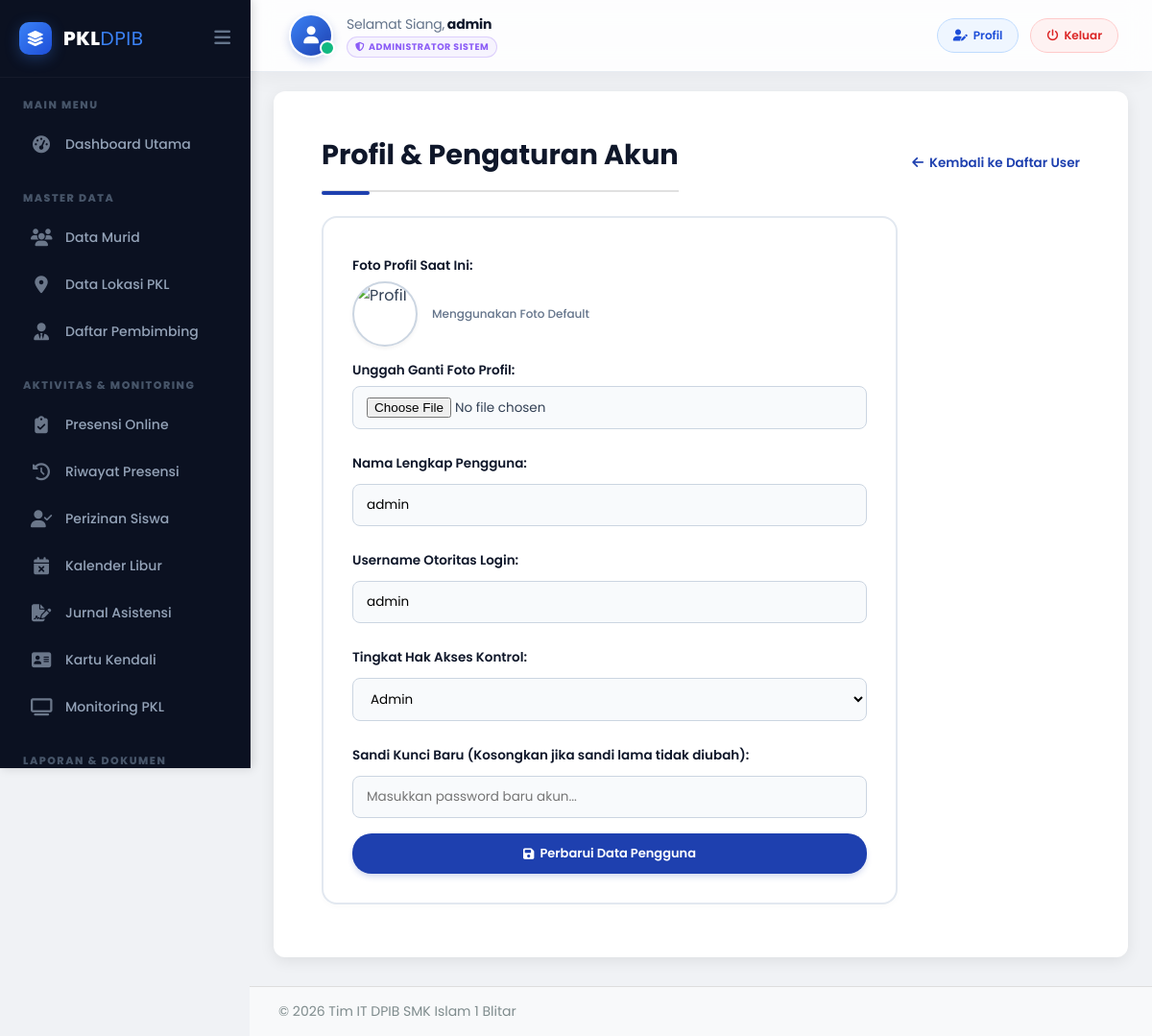
The page /admin/user-edit.php?id=1 (signed in) on the database its author committed.
### tables this page shows
CREATE TABLE `users` (
  `id` int(11) NOT NULL,
  `username` varchar(50) NOT NULL,
  `full_name` varchar(100) DEFAULT NULL,
  `password` varchar(255) NOT NULL,
  `role` enum('admin','pembimbing','user') NOT NULL DEFAULT 'user',
  `profile_photo` varchar(255) DEFAULT NULL
);

### admin/user-edit.php (the view, shortened to what this page needs)
<?php
include '../config/db-koneksi.php';
$user_id = isset($_GET['id']) ? (int)$_GET['id'] : 0;
$user_data = null;
$upload_dir = '../uploads/profiles/';
if ($user_id > 0) {
    $user_stmt = $koneksi->prepare("SELECT id, username, full_name, role, profile_photo FROM users WHERE id = ?");
    $user_stmt->bind_param("i", $user_id);
    $user_stmt->execute();
    $result = $user_stmt->get_result();
    $user_data = $result->fetch_assoc();
}
?>
<!DOCTYPE html>
<html lang="id">
<head>
    <link rel="stylesheet" href="../css/style.css">
    <link rel="stylesheet" href="https://cdnjs.cloudflare.com/ajax/libs/font-awesome/6.5.2/css/all.min.css">
</head>
<body class="admin-body">
<?php include 'panel/sidebar.php'; ?>
<div class="main-content-wrapper">
    <?php include 'panel/navbar.php'; ?>
    <div class="admin-main-content">
        <div class="page-header-controls">
            <h1>Profil & Pengaturan Akun</h1>
            <?php if ($user_level === 'admin'): ?>
                <a href="user-list.php" class="btn-back-link">
                    <i class="fas fa-arrow-left"></i> Kembali ke Daftar User
                </a>
            <?php else: ?>
                <a href="dashboard.php" class="btn-back-link">
                    <i class="fas fa-arrow-left"></i> Kembali ke Dashboard
                </a>
            <?php endif; ?>
        </div>
        <?php if ($user_data): ?>
        <div class="form-edit-container">
            <form method="POST" enctype="multipart/form-data" style="box-shadow: none; max-width: 100%; margin: 0; padding: 0;">
                <label>Foto Profil Saat Ini:</label>
                <div class="profile-preview">
                    <?php $src = !empty($user_data['profile_photo']) ? $upload_dir . $user_data['profile_photo'] : '../img/default-profile.png'; ?>
                    <img src="<?php echo $src; ?>" alt="Profil">
                    <span style="font-size: 12px; color: #64748b; font-weight: 500;"><?php echo $user_data['profile_photo'] ? htmlspecialchars($user_data['profile_photo']) : 'Menggunakan Foto Default'; ?></span>
                </div>
                <label for="profile_photo">Unggah Ganti Foto Profil:</label>
                <input type="file" id="profile_photo" name="profile_photo" accept="image/*">
                <label for="full_name">Nama Lengkap Pengguna:</label>
                <input type="text" id="full_name" name="full_name" value="<?php echo htmlspecialchars($user_data['full_name']); ?>" required>
                <label for="username">Username Otoritas Login:</label>
                <input type="text" id="username" name="username" value="<?php echo htmlspecialchars($user_data['username']); ?>" required>
                <?php if ($user_level === 'admin'): ?>
                    <label for="role">Tingkat Hak Akses Kontrol:</label>
                    <select id="role" name="role" required>
                        <option value="admin" <?php echo ($user_data['role'] == 'admin') ? 'selected' : ''; ?>>Admin</option>
                    </select>
                <?php else: ?>
                    <input type="hidden" name="role" value="<?php echo htmlspecialchars($user_data['role']); ?>">
                <?php endif; ?>
                <label for="password_new">Sandi Kunci Baru (Kosongkan jika sandi lama tidak diubah):</label>
                <input type="password" id="password_new" name="password_new" placeholder="Masukkan password baru akun...">
                <button type="submit" class="btn-submit-save">
                    <i class="fas fa-save"></i> Perbarui Data Pengguna
                </button>
            </form>
        </div>
        <?php endif; ?>
    </div>
</div>
<?php include 'panel/footer.php'; ?>
</body>
</html>

### css/style.css (style rules this page uses)
html { scroll-behavior: smooth; }
body { font-family: 'Poppins', sans-serif; background-color: #f0f2f5; padding: 0; margin: 0; }
h1 { color: #2c3e50; font-weight: 700; font-size: 28px; border-bottom: 2px solid #e0e0e0; padding-bottom: 15px; margin-bottom: 25px; padding-left: 5%; padding-right: 5%; }
form { padding: 30px 40px; background: #ffffff; border-radius: 12px; box-shadow: 0 8px 20px rgba(0, 0, 0, 0.1); width: 100%; max-width: none; margin: 0; }
form label { display: block; margin-top: 10px; font-weight: 600; color: #34495e; }
form input[type="text"], form input[type="email"], form input[type="number"], form input[type="password"], form select { width: 100%; padding: 10px 15px; margin-top: 5px; margin-bottom: 15px; border: 1px solid #ced4da; border-radius: 6px; box-sizing: border-box; background-color: #f8f9fa; transition: border-color 0.2s; }
form button { background-color: #007bff; color: white; padding: 12px 20px; border: none; border-radius: 6px; cursor: pointer; font-size: 16px; font-weight: 600; transition: background-color 0.2s; box-shadow: 0 4px 10px rgba(0, 123, 255, 0.3); }
form { padding: 30px 40px; background: #ffffff; border-radius: 12px; box-shadow: 0 8px 20px rgba(0, 0, 0, 0.1); width: 100%; max-width: 90%; margin: 0 auto; }
.admin-body { display: flex; font-family: 'Poppins', sans-serif; background-color: #f0f2f5; min-height: 100vh; }
.main-content-wrapper { flex-grow: 1; display: flex; flex-direction: column; }
.admin-main-content { padding: 20px; flex-grow: 1; }
.admin-main-content h1 { font-size: 24px; padding-left: 0; padding-right: 0; margin-bottom: 20px; }

### admin/user-edit.php (style rules this page uses)
:root { --mantap-blue-dark: #0f172a; --mantap-blue-main: #1e40af; --mantap-blue-light: #3b82f6; --mantap-blue-soft: #eff6ff; }
body { font-family: 'Poppins', sans-serif; background-color: #f8fafc; color: #334155; margin: 0; overflow-x: hidden !important; }
.main-content-wrapper { max-width: 100% !important; width: 100% !important; box-sizing: border-box !important; }
.admin-main-content { padding: 20px 25px 30px 25px !important; box-sizing: border-box !important; width: 100% !important; }
.page-header-controls { display: flex; justify-content: space-between; align-items: center; margin-bottom: 25px; width: 100%; flex-wrap: wrap; gap: 15px; }
.page-header-controls h1 { font-weight: 700; color: #0f172a; font-size: 1.8rem; margin: 0; position: relative; }
.page-header-controls h1::after { content: ''; position: absolute; left: 0; bottom: -5px; width: 50px; height: 4px; background: var(--mantap-blue-main); border-radius: 2px; }
.btn-back-link { color: var(--mantap-blue-main); text-decoration: none; font-weight: 600; font-size: 13.5px; display: inline-flex; align-items: center; gap: 6px; }
.form-edit-container { background-color: white; padding: 30px; border-radius: 16px; max-width: 600px; width: 100%; border: 2px solid #e2e8f0; box-sizing: border-box; box-shadow: 0 4px 6px -1px rgba(0, 0, 0, 0.02); }
.form-edit-container label { display: block; margin-bottom: 6px; font-weight: 600; font-size: 13.5px; color: #0f172a; text-align: left; }
.form-edit-container input[type="text"], .form-edit-container input[type="password"], .form-edit-container input[type="file"], .form-edit-container select { width: 100%; padding: 11px 14px; margin-bottom: 16px; border: 1px solid #cbd5e1; border-radius: 8px; font-family: 'Poppins', sans-serif; font-size: 13.5px; box-sizing: border-box; background-color: #f8fafc; }
.profile-preview { display: flex; align-items: center; gap: 15px; margin-bottom: 15px; text-align: left; }
.profile-preview img { width: 64px; height: 64px; border-radius: 50%; object-fit: cover; border: 2px solid #cbd5e1; box-shadow: 0 2px 4px rgba(0,0,0,0.05); }
.btn-submit-save { padding: 11px 24px !important; font-weight: 600 !important; background-color: var(--mantap-blue-main); color: white; border: none; border-radius: 20px; font-size: 13px; cursor: pointer; font-family: 'Poppins', sans-serif; box-shadow: 0 4px 6px -1px rgba(30, 64, 175, 0.2); display: inline-flex; align-items: center; justify-content: center; gap: 6px; width: 100%; }

### admin/panel/sidebar.php (style rules this page uses)
:root { --sidebar-bg: #0B1121; --sidebar-active-bg: rgba(59, 130, 246, 0.12); --sidebar-active-text: #3b82f6; --sidebar-hover-bg: rgba(255, 255, 255, 0.04); --text-main: #94a3b8; --text-hover: #f1f5f9; --sidebar-width-full: 260px; --sidebar-width-mini: 85px; }
body { padding-left: var(--sidebar-width-full) !important; transition: padding-left 0.3s cubic-bezier(0.4, 0, 0.2, 1) !important; overflow-x: hidden; }

### rows shown on the page
users: full_name "admin", username "admin", role "Admin"

### other values the page prints
$sapaan "Selamat Siang"
$current_full_name "admin"
$role_label "ADMINISTRATOR SISTEM"
